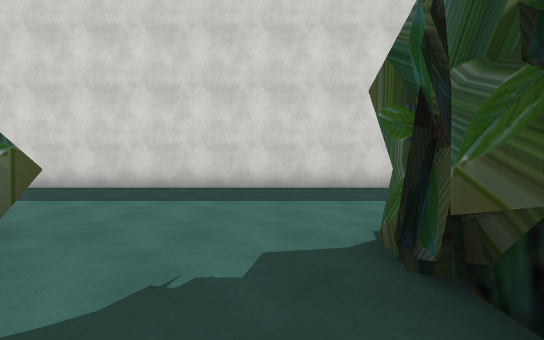
view 1 (above)

23 first-person views from a walk through a 3-D level made in the Unity game engine. The camera is 1.4 m above the floor, tilts 2° down and sees 90° across. The floor is counted in squares, 2.14 m on a side. Each view is taken from the middle of a square. On the plan, view 1 faces up. The plan holds only what a view shows up to about 9 squares ahead; the rest is blank. The place goes on beyond the plan. The player character is not drawn. Some surface patterns are stand-ins.

view 2
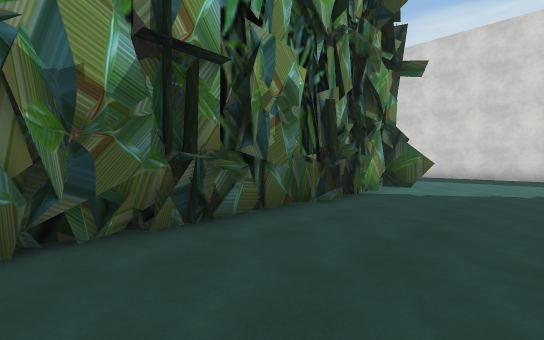

view 3
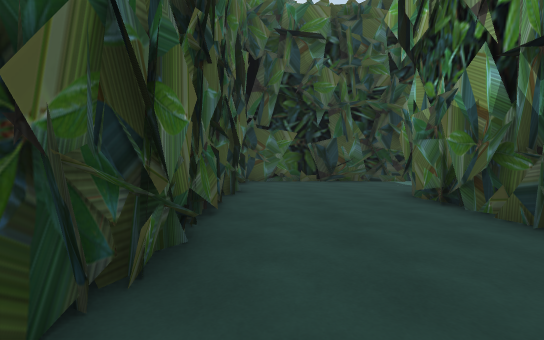

view 4
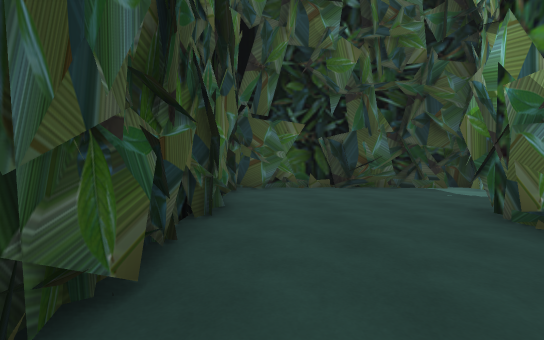

view 5
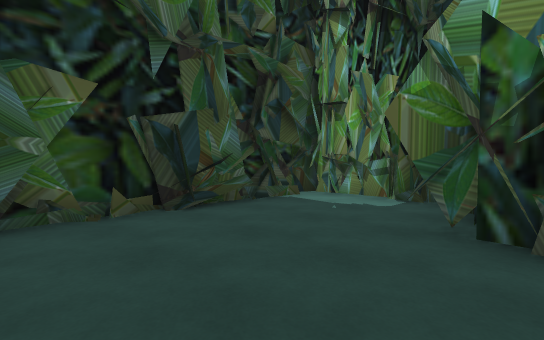

view 6
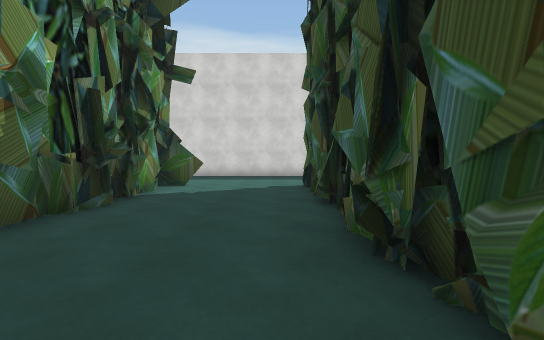

view 7
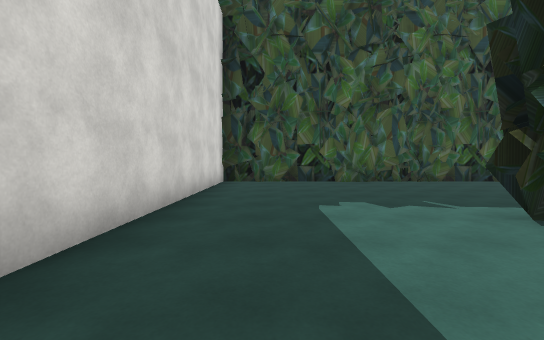

view 8
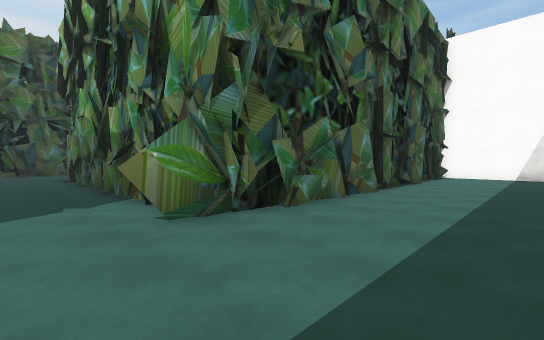

view 9
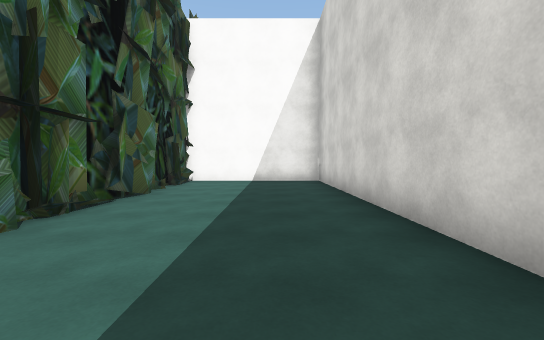

view 10
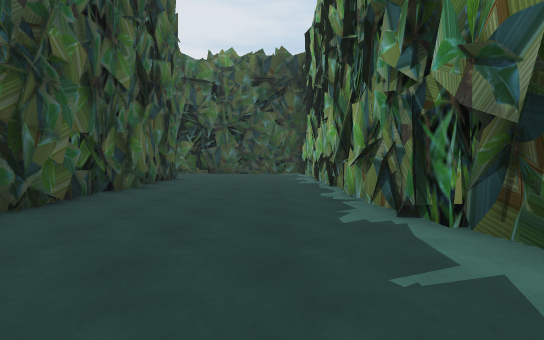

view 11
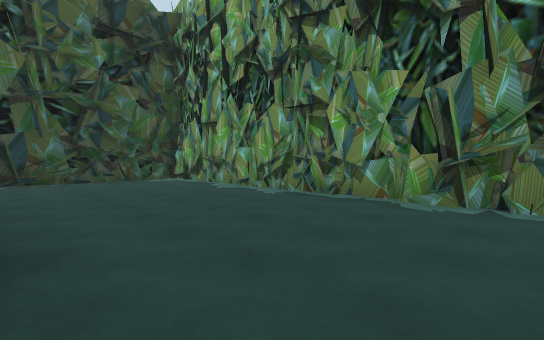

view 12
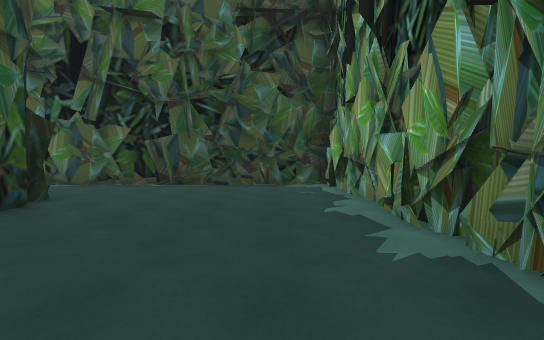

view 13
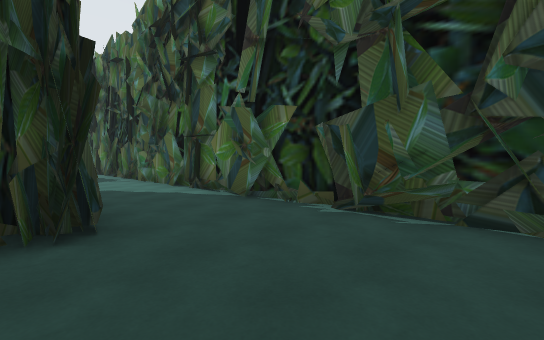

view 14
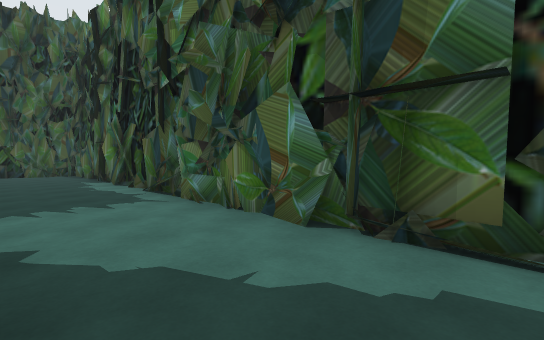

view 15
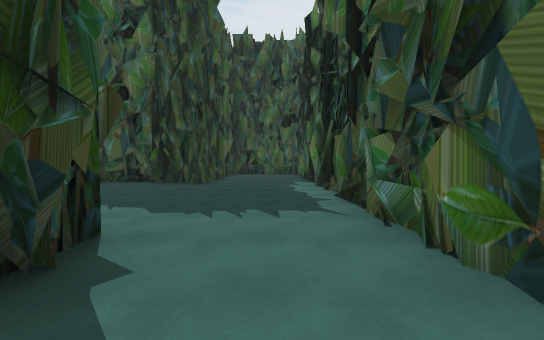

view 16
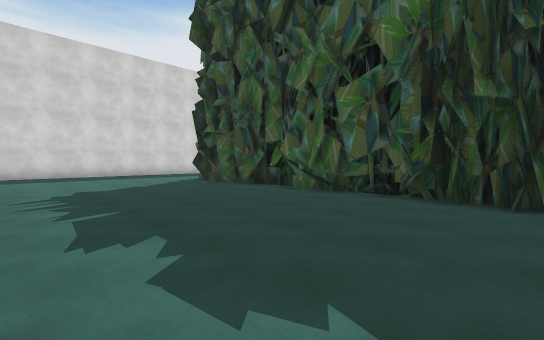

view 17
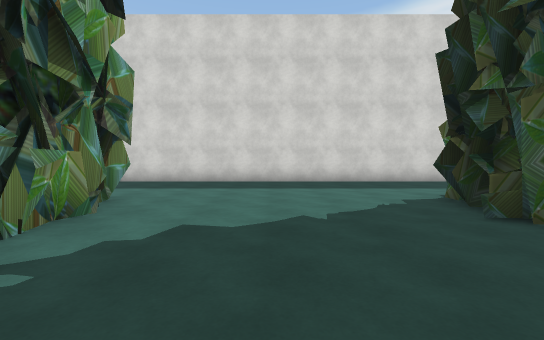

view 18
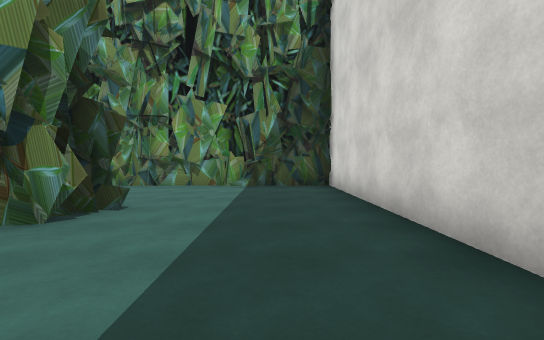

view 19
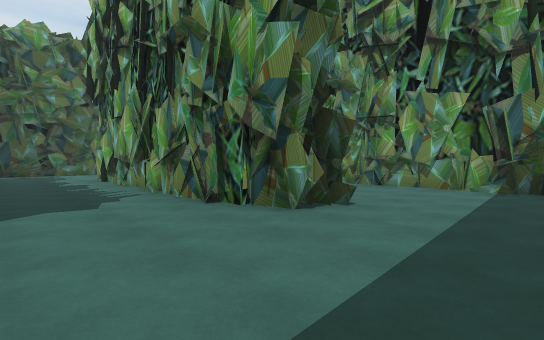

view 20
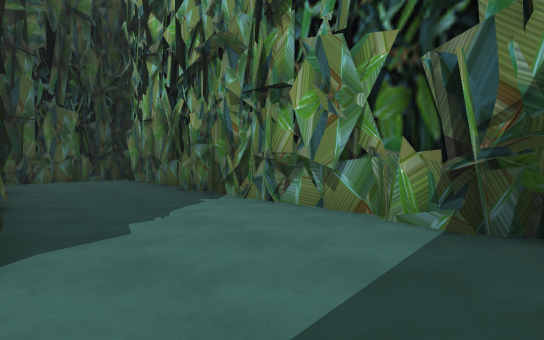

view 21
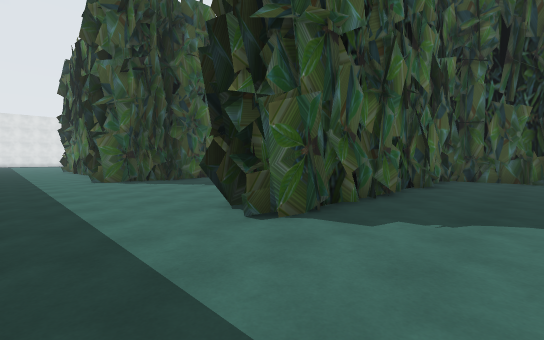

view 22
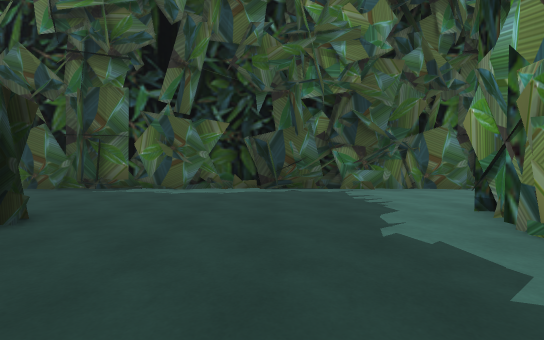

view 23
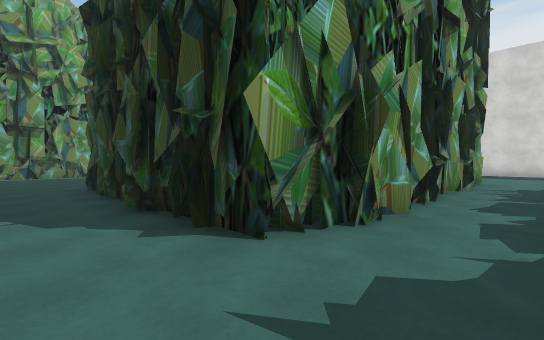

### Floor plan
Key: @ floor where view 1 was taken; # wall or solid block; . floor.
Columns run from 13 left of view 1 to 20 right of it. Each row starts with its distance up from view 1.
  7 ##################################
  6 #....................##...........
  5 #....................##...........
  4 #....................##...........
  3 #....................##...#.....##
  2 ############..##.....##..##.....#
  1           #...##.....##..##.....#
  0           #..@##.....##..##.....##
 -1           #...##.....##...#......#
 -2           #...##.....##..##.....##
 -3           #...##.....##..##.....##
 -4           #...##.....##...#......#
 -5           #...##.....######.....##
 -6           #...##.....######.....##
 -7         #.....##..................
 -8         #.....##..................
 -9         ##....##.................#
-10         ##########################

Where each view was taken, in squares from view 1:
view 1: 0 up, 0 right, facing up
view 2: 5 down, 0 right, facing up-left
view 3: 1 down, 0 right, facing down
view 4: 3 down, 0 right, facing down
view 5: 6 down, 0 right, facing down-left
view 6: 5 down, 0 right, facing up
view 7: 5 up, 1 left, facing right
view 8: 5 up, 1 left, facing down-left
view 9: 5 up, 4 left, facing left
view 10: 4 up, 4 right, facing down
view 11: 0 up, 7 right, facing down-left
view 12: 2 down, 4 right, facing down
view 13: 6 down, 5 right, facing down-right
view 14: 7 down, 10 right, facing down-right
view 15: 8 down, 11 right, facing right
view 16: 6 down, 14 right, facing up-right
view 17: 2 down, 16 right, facing up
view 18: 5 up, 16 right, facing left
view 19: 5 up, 16 right, facing down-left
view 20: 5 up, 12 right, facing down-left
view 21: 5 up, 10 right, facing down-right
view 22: 3 down, 16 right, facing down
view 23: 8 down, 15 right, facing up-left
